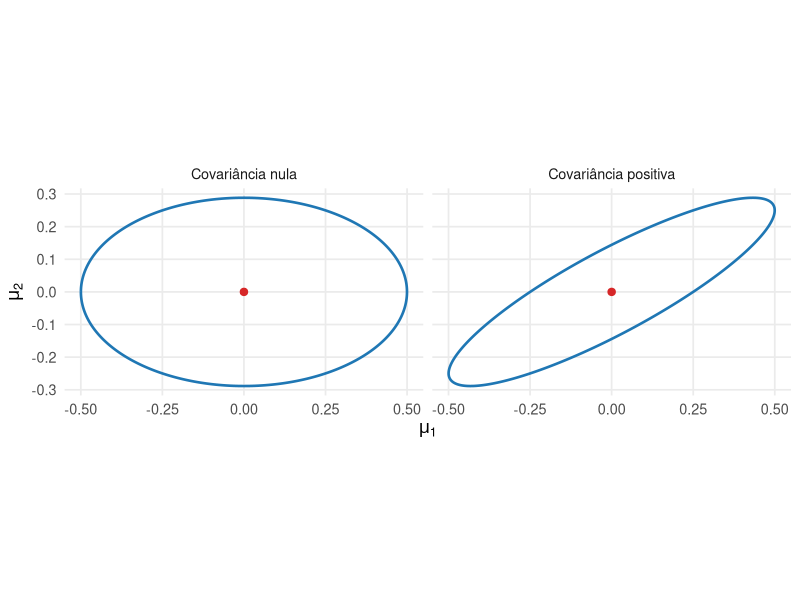

This chart was generated by the following R code:
## ---- chunk 1
#| label: fig-regioes-confianca-covariancias
#| fig-cap: "Efeito da matriz de covariâncias sobre a forma e a orientação da região de confiança para o vetor de médias."
#| fig-width: 9
#| fig-height: 4.5
#| fig-align: center
#| out-width: "100%"
#| echo: false
#| warning: false
#| message: false

p <- 2
n <- 40
alpha <- 0.05

c_alpha <- p * (n - 1) / (n - p) *
  stats::qf(
    1 - alpha,
    df1 = p,
    df2 = n - p
  )

raio_quadrado <- c_alpha / n
media <- c(0, 0)

S_diagonal <- matrix(
  c(
    1.5, 0,
    0, 0.5
  ),
  nrow = 2,
  byrow = TRUE
)

S_correlacionada <- matrix(
  c(
    1.5, 0.75,
    0.75, 0.5
  ),
  nrow = 2,
  byrow = TRUE
)

pontos_elipse <- function(
  centro,
  matriz_cov,
  raio2,
  estrutura
) {
  decomposicao <- eigen(
    matriz_cov,
    symmetric = TRUE
  )

  transformacao <- decomposicao$vectors %*%
    diag(
      sqrt(
        decomposicao$values * raio2
      ),
      nrow = 2
    )

  angulo <- seq(
    0,
    2 * pi,
    length.out = 400
  )

  circulo <- rbind(
    cos(angulo),
    sin(angulo)
  )

  coordenadas <- sweep(
    transformacao %*% circulo,
    MARGIN = 1,
    STATS = centro,
    FUN = "+"
  )

  data.frame(
    x = coordenadas[1, ],
    y = coordenadas[2, ],
    estrutura = estrutura
  )
}

regioes <- rbind(
  pontos_elipse(
    media,
    S_diagonal,
    raio_quadrado,
    "Covariância nula"
  ),
  pontos_elipse(
    media,
    S_correlacionada,
    raio_quadrado,
    "Covariância positiva"
  )
)

centros <- data.frame(
  x = c(media[1], media[1]),
  y = c(media[2], media[2]),
  estrutura = c(
    "Covariância nula",
    "Covariância positiva"
  )
)

ggplot2::ggplot(
  regioes,
  ggplot2::aes(
    x = x,
    y = y
  )
) +
  ggplot2::geom_path(
    linewidth = 0.9,
    colour = "#1f77b4"
  ) +
  ggplot2::geom_point(
    data = centros,
    mapping = ggplot2::aes(
      x = x,
      y = y
    ),
    inherit.aes = FALSE,
    size = 2.2,
    colour = "#d62728"
  ) +
  ggplot2::facet_wrap(
    ~estrutura
  ) +
  ggplot2::coord_equal() +
  ggplot2::labs(
    x = expression(mu[1]),
    y = expression(mu[2])
  ) +
  ggplot2::theme_minimal(
    base_size = 13
  ) +
  ggplot2::theme(
    panel.grid.minor = ggplot2::element_blank()
  )
